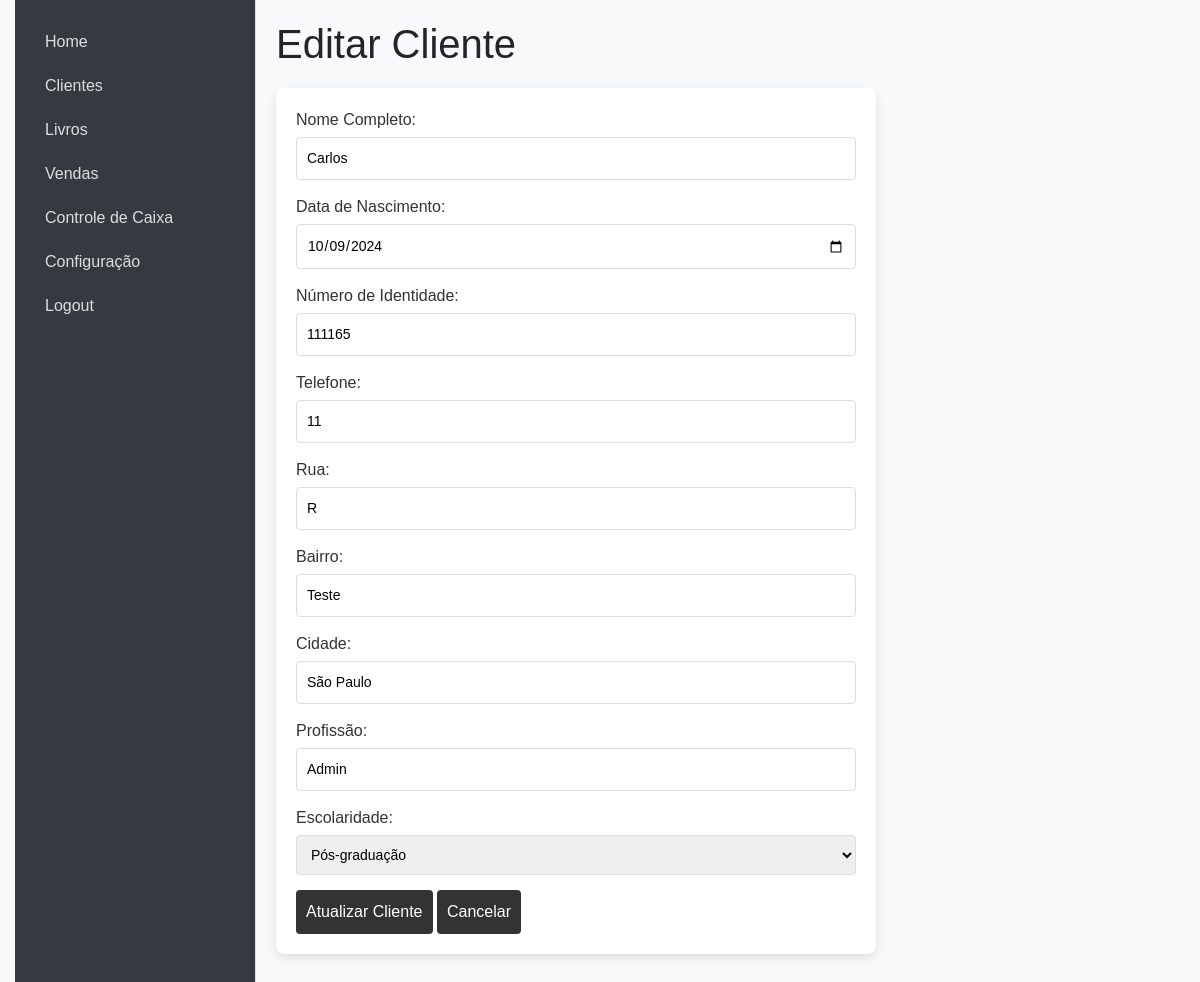
The page /editar_cliente/1 on the database its author committed.
### models.py (models this page shows, shortened)
class Cliente(db.Model):
    id = db.Column(db.Integer, primary_key=True)
    nome_completo = db.Column(db.String(100), nullable=False)
    data_nascimento = db.Column(db.String(10), nullable=False)
    identidade = db.Column(db.String(50), nullable=False)
    telefone = db.Column(db.String(20), nullable=False)
    email = db.Column(db.String(100), nullable=False)
    rua = db.Column(db.String(100), nullable=False)
    cep = db.Column(db.String(9), nullable=False)
    bairro = db.Column(db.String(100), nullable=False)
    cidade = db.Column(db.String(50), nullable=False)
    profissao = db.Column(db.String(50), nullable=False)
    escolaridade = db.Column(db.String(50), nullable=False)
    data_cadastro = db.Column(db.DateTime, default=datetime.utcnow)

### app.py (the view, shortened to what this page needs)
@app.route('/editar_cliente/<int:id>', methods=['GET', 'POST'])
def editar_cliente(id):
    cliente = Cliente.query.get_or_404(id)
    return render_template('editar_cliente.html', cliente=cliente)

### templates/editar_cliente.html (shortened to what this page needs)
{% extends "index.html" %}
{% block content %}
    <h1>Editar Cliente</h1>
    <form method="POST" action="{{ url_for('editar_cliente', id=cliente.id) }}">
        <label for="nome_completo">Nome Completo:</label>
        <input type="text" id="nome_completo" name="nome_completo" value="{{ cliente.nome_completo }}" required>
        <label for="data_nascimento">Data de Nascimento:</label>
        <input type="date" id="data_nascimento" name="data_nascimento" value="{{ cliente.data_nascimento }}" required>
        <label for="identidade">Número de Identidade:</label>
        <input type="text" id="identidade" name="identidade" value="{{ cliente.identidade }}" required>
        <label for="telefone">Telefone:</label>
        <input type="number" id="telefone" name="telefone" value="{{ cliente.telefone }}" required>
        <label for="rua">Rua:</label>
        <input type="text" id="rua" name="rua" value="{{ cliente.rua }}" required>
        <label for="bairro">Bairro:</label>
        <input type="text" id="bairro" name="bairro" value="{{ cliente.bairro }}" required>
        <label for="cidade">Cidade:</label>
        <input type="text" id="cidade" name="cidade" value="{{ cliente.cidade }}" required>
        <label for="profissao">Profissão:</label>
        <input type="text" id="profissao" name="profissao" value="{{ cliente.profissao }}" required>
        <label for="escolaridade">Escolaridade:</label>
        <select id="escolaridade" name="escolaridade" required>
            <option value="Pós-graduação" {% if cliente.escolaridade == 'Pós-graduação' %}selected{% endif %}>Pós-graduação</option>
        </select>
        <div class="form-actions">
            <button type="submit">Atualizar Cliente</button>
            <button type="button" onclick="cancelar()">Cancelar</button>
        </div>
    </form>
{% endblock %}

### static/style.css (style rules this page uses)
* { margin: 0; padding: 0; box-sizing: border-box; }
body { font-family: Arial, sans-serif; background-color: #f9f9f9; height: 100vh; display: flex; }
form { margin: 20px 0; display: flex; flex-direction: column; width: 100%; max-width: 600px; background-color: #fff; padding: 20px; border-radius: 8px; box-shadow: 0 4px 8px rgba(0, 0, 0, 0.1); }
form label { margin-bottom: 5px; color: #333; }
form input, form select { margin-bottom: 15px; padding: 10px; font-size: 14px; border: 1px solid #ddd; border-radius: 4px; width: 100%; }
form button { padding: 10px; background-color: #333; color: #fff; border: none; border-radius: 4px; font-size: 16px; cursor: pointer; }

### rows shown on the page
Cliente: nome_completo "Carlos", data_nascimento "10/09/2024", identidade "111165", telefone "11", rua "R", bairro "Teste", cidade "São Paulo", profissao "Admin", escolaridade "Pós-graduação"
